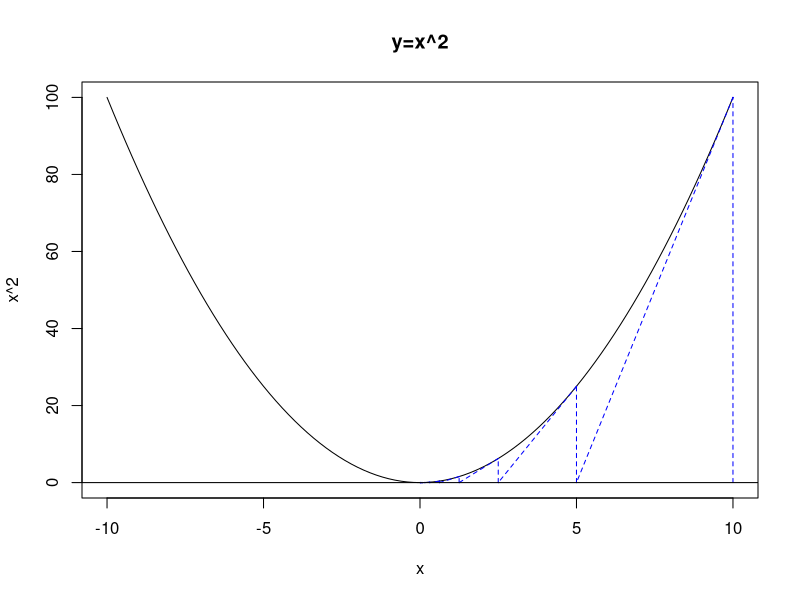
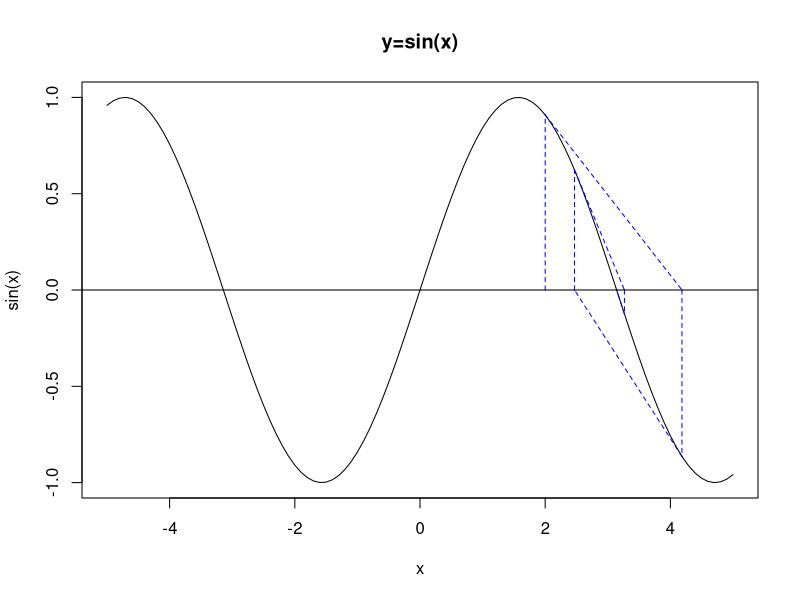
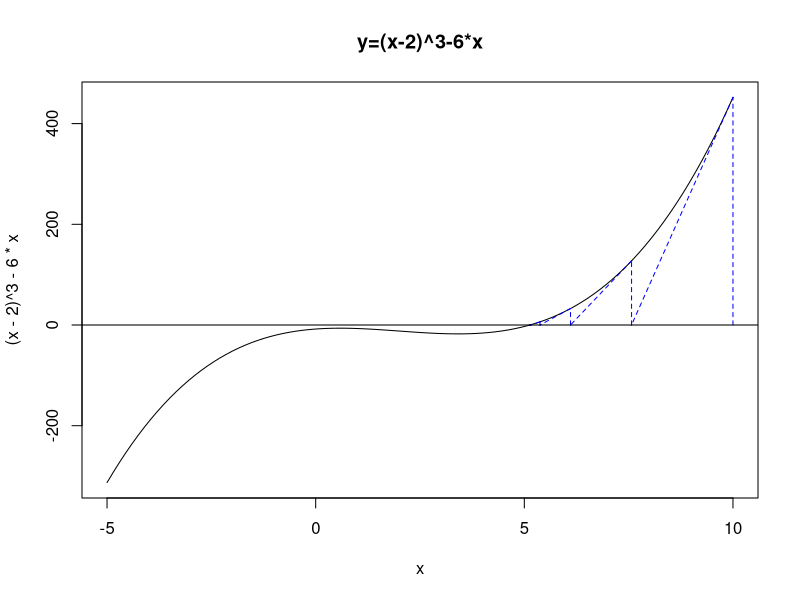
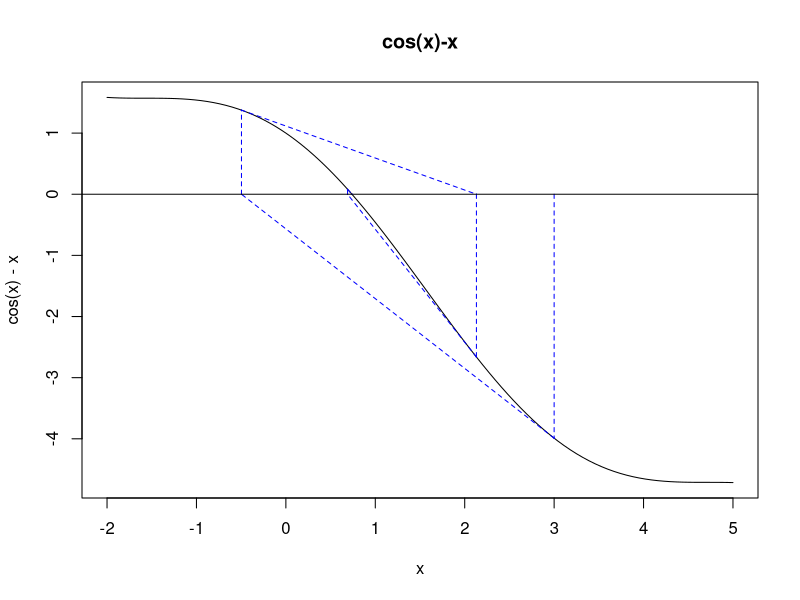

Here is the R script that generated these plots, in order:
## ---- chunk 1
knitr::opts_chunk$set(echo = TRUE)
## ---- chunk 2
F1<-function(x){
  return(c(x^2,2*x)) # note that the function returns two numbers. The first is f(x); the second is the derivative, f'(x)
}

#define a function F2(x)=sin(x)
F2<-function(x){
  return(c(sin(x),cos(x))) 
}
#define F3(x)=(x-2)^3-6*x
F3<-function(x){
  return(c((x-2)^3-6*x,3*(x-2)^2-6)) 
}
#define F4(x)=cos(x)-x### 
F4<-function(x){
  return(c(cos(x)-x,-sin(x)-1)) 
}
# (All functions need to return f(x) and f’(x))
## ---- chunk 3
library(shape)
NewtonRaphson<-function(func,StartingValue,Tolerance,MaxNumberOfIterations,DrawLines){
  #initialize a variable, Deviation (say), to record |f(x)| so that you know how far away you are from 0. 
  #(So initialize it to some arbitrary large number)
  Deviation <- 1000
  #Set up a counter, i, to record how many iterations you have performed. Set it equal to 0	
  i <- 0
  # Initialize the values of x and f(x)
  X  <- StartingValue
  
  #Set up a while loop until we hit the required target accuracy or the max. number of steps
  Z <- c()
  while ((i<MaxNumberOfIterations)&&(Deviation>Tolerance))
  {
    # Record the value of f(x) and f’(x), for the current x value. 
    Xprime <- func(X)
    Z[1] <- Xprime[1]
    Z[2] <- Xprime[2]
    X_1 <- X - Z[1]/Z[2] #To draw line segment for Xn+1
    # I put them in a variable Z. Z[1]<-f(x); Z[2]<-f’(x)
    # To be safe, check that the function and it's derivative are defined at X (either could be NaN if you are unlucky)
    if ((Z[1]=="NaN")||(Z[2]=="NaN")){
      cat("\nFunction or derivative not defined error.\n")
      break
    }
    if (DrawLines){
      Arrows(X,0,X,Z[1],col="blue",lty=2,arr.length=0.01, arr.type = "T")
      Arrows(X,Z[1],X_1,0,col="blue",lty=2,arr.length=0.01, arr.type = "T")
      }
    
    #Find the next X-value using Newton-Raphson's formula. Let's call that value X
    X <- X - Z[1]/Z[2]
    Y <- func(X)[1]
    # calculate Deviation<- |f(x)-0|
    Deviation <- abs(Z[1]-0)
    # increase the value of your iteration counter
    i <- i+1
    
    # if you like, have the program write out how it is getting on
    cat(paste("\nIteration ",i,":   X=",X,"  Y=",Y))
    
    # If you are feeling fancy, add some line segments to the screen to show where it just went
    # See the 'fixed points' code for a reminder of how to do that.
    # output the result
    if (Deviation<Tolerance){
      cat(paste("\nFound the root point: ",X, " after ", i, "iterations"))
    }else{
      cat(paste("\nConvergence failure. Deviation: ",Deviation, "after ", i, 	"iterations"))} 
  }
  
  
  # have the function return the answer
  return(X)
}
## ---- chunk 4
pdf("x^2.pdf")
curve(x^2,-10,10,main="y=x^2")
NewtonRaphson(F1,10,1e-3,40,1)
abline(h=0)
dev.off()
## ---- chunk 5
pdf("sin(x).pdf")
curve(sin(x),-5,5,main="y=sin(x)")
NewtonRaphson(F2,2,1e-3,40,1)
abline(h=0)
dev.off()
## ---- chunk 6
pdf("(x-2)^3-6*x.pdf")
curve((x-2)^3-6*x,-5,10,main="y=(x-2)^3-6*x")
NewtonRaphson(F3,10,1e-3,40,1)
abline(h=0)
dev.off()
## ---- chunk 7
pdf("cos(x)-x.pdf")
curve(cos(x)-x,-2,5,main="cos(x)-x")
NewtonRaphson(F4,3,1e-3,40,1)
abline(h=0)
dev.off()
